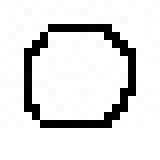
#> input picture cero_3.jpg, 20 x 20 px (shown 8 times larger)
$ python hamming_rna_images.py
#> lines starting #> are read from the running program, lines starting #| are printed output that depends on the picture
import cv2 as cv
import numpy as np

cero_one = cv.imread('cero_1.jpg', 0)
cero_two = cv.imread('cero_2.jpg', 0)
cero_tree = cv.imread('cero_3.jpg', 0)
#> cero_tree is the input picture: shape (20, 20); min 0, max 255, mean 223.8
cero_four = cv.imread('cero_4.jpg', 0)
cero_five = cv.imread('cero_5.jpg', 0)

one_one = cv.imread('uno_1.jpg', 0)
one_two = cv.imread('uno_2.jpg', 0)
one_tree = cv.imread('uno_3.jpg', 0)
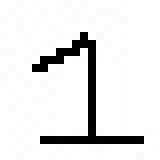
#> input picture uno_3.jpg, 20 x 20 px (shown 8 times larger)
#> one_tree is the input picture: shape (20, 20); min 0, max 255, mean 231.5
one_four = cv.imread('uno_4.jpg', 0)
one_five = cv.imread('uno_5.jpg', 0)

two_one = cv.imread('dos_1.jpg', 0)
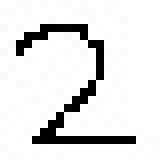
#> input picture dos_1.jpg, 20 x 20 px (shown 8 times larger)
#> two_one is the input picture: shape (20, 20); min 0, max 255, mean 226.3
two_two = cv.imread('dos_2.jpg', 0)
two_tree = cv.imread('dos_3.jpg', 0)
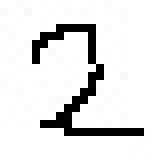
#> input picture dos_3.jpg, 20 x 20 px (shown 8 times larger)
#> two_tree is the input picture: shape (20, 20); min 0, max 255, mean 227.7
two_four = cv.imread('dos_4.jpg', 0)
two_five = cv.imread('dos_5.jpg', 0)

tree_one = cv.imread('tres_1.jpg', 0)
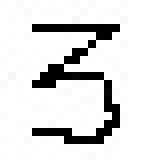
#> input picture tres_1.jpg, 20 x 20 px (shown 8 times larger)
#> tree_one is the input picture: shape (20, 20); min 0, max 255, mean 221.9
tree_two = cv.imread('tres_2.jpg', 0)
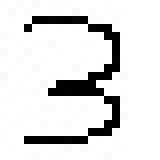
#> input picture tres_2.jpg, 20 x 20 px (shown 8 times larger)
#> tree_two is the input picture: shape (20, 20); min 0, max 255, mean 222.6
tree_tree = cv.imread('tres_3.jpg', 0)
tree_four = cv.imread('tres_4.jpg', 0)
tree_five = cv.imread('tres_5.jpg', 0)

train_images = [cero_one, cero_two, cero_tree, cero_four, cero_five,
                two_one, two_two, two_tree, two_four, two_five, one_one, one_two, one_tree, one_four, one_five,
                tree_one, tree_two, tree_tree, tree_four, tree_five]
'''cambiar valores de 0 - 255 a -1 y 1'''
bipolar_images = []
for i in train_images:
    vector_imagen = np.ravel(i)
    bipolar_images.append(vector_imagen)
#> this loop made 20 passes
#> after the loop, bipolar_images = 20 items
i = 0
j = 0

w = np.zeros([len(train_images), len(bipolar_images[0])])
#> w = 20 values from 0 to 0
wi = np.zeros([len(train_images), len(bipolar_images[0])])
#> wi = 20 values from 0 to 0
print(len(bipolar_images[0]))
#| 1
for i in range(len(train_images)):
    for j in range(len(bipolar_images[0])):
#> (the run stopped early here; a loop or call above may not have finished)
